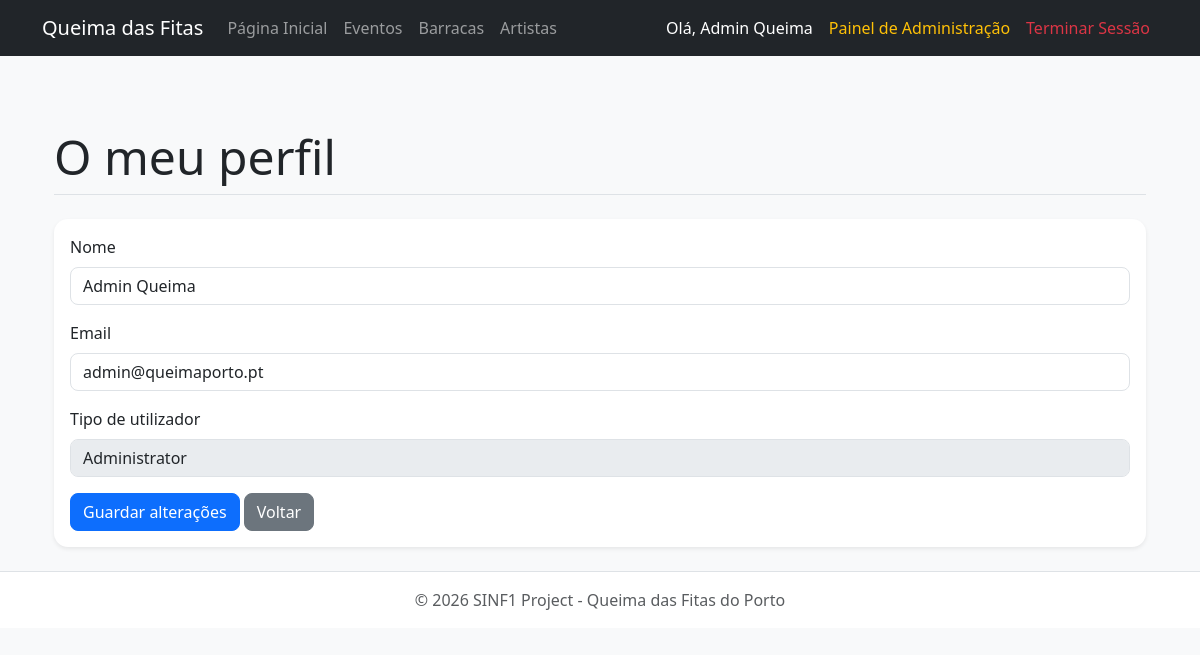
Screenshot of /public/UserInterface/profile.php (signed in) with the database file from the repository.
### tables this page shows
CREATE TABLE `user` (
  `id_user` int(11) NOT NULL,
  `name` varchar(100) NOT NULL,
  `email` varchar(100) NOT NULL,
  `password_hash` varchar(255) NOT NULL,
  `id_role` int(11) NOT NULL
);

CREATE TABLE `role` (
  `id_role` int(11) NOT NULL,
  `role_name` varchar(50) NOT NULL
);

### src/dal/DataAccessLayer.php (called while the page is built, shortened)
<?php
class DataAccessLayer {
    private $conn;
    public function __construct() {
        $this->conn = new mysqli(DB_HOST, DB_USER, DB_PASS, DB_NAME);
        $this->conn->set_charset("utf8mb4");
    }
    public function executeSelect($query, $params = [], $types = "") {
        $stmt = $this->conn->prepare($query);
        if ($params) {
            $stmt->bind_param($types, ...$params);
        }
        $stmt->execute();
        $result = $stmt->get_result();
        $data = $result->fetch_all(MYSQLI_ASSOC);
        return $data;
    }
}
?>

### src/bll/BusinessLogicLayer.php (called while the page is built, shortened)
<?php
require_once __DIR__ . '/../dal/DataAccessLayer.php';
class BusinessLogicLayer {
    private $dal;
    public function __construct() {
        $this->dal = new DataAccessLayer();
    }
public function getUserById($id_user) {
    $query = "SELECT
                    u.*,
                    r.role_name
              FROM user u
              INNER JOIN role r ON u.id_role = r.id_role
              WHERE u.id_user = ?";
    $result = $this->dal->executeSelect($query, [$id_user], "i");
    return !empty($result) ? $result[0] : null;
}
}
?>

### public/UserInterface/profile.php (the view, shortened to what this page needs)
<?php
require_once __DIR__ . '/../../src/bll/BusinessLogicLayer.php';
$bll = new BusinessLogicLayer();
$id_user = $_SESSION['id_user'] ?? $_SESSION['user_id'];
$user = $bll->getUserById($id_user);
include __DIR__ . '/../includes/header_ui.php';
?>
<div class="container mt-4">
    <h1 class="display-5 border-bottom pb-2 mb-4">O meu perfil</h1>
    <div class="card shadow-sm border-0">
        <div class="card-body">
            <form method="POST" action="profile.php">
                <div class="mb-3">
                    <label for="name" class="form-label">Nome</label>
                    <input
                        type="text"
                        id="name"
                        name="name"
                        class="form-control"
                        value="<?php echo htmlspecialchars($user['name'] ?? ''); ?>"
                        required
                    >
                </div>
                <div class="mb-3">
                    <label for="email" class="form-label">Email</label>
                    <input
                        type="email"
                        id="email"
                        name="email"
                        class="form-control"
                        value="<?php echo htmlspecialchars($user['email'] ?? ''); ?>"
                        required
                    >
                </div>
                <div class="mb-3">
                    <label class="form-label">Tipo de utilizador</label>
                    <input
                        type="text"
                        class="form-control"
                        value="<?php echo htmlspecialchars($user['role_name'] ?? ''); ?>"
                        disabled
                    >
                </div>
                <button type="submit" class="btn btn-primary">
                    Guardar alterações
                </button>
                <a href="../index.php" class="btn btn-secondary">
                    Voltar
                </a>
            </form>
        </div>
    </div>
</div>
<?php include __DIR__ . '/../includes/footer.php'; ?>

### public/css/style.css (style rules this page uses)
body { background-color: #f8f9fa; color: #212529; }
h1, h2, h3, h4, h5 { font-weight: 600; }
.card { border-radius: 14px; overflow: hidden; }
.btn { border-radius: 8px; }
.form-control, .form-select { border-radius: 8px; }

### rows the page displays
user: name "Admin Queima", email "admin@queimaporto.pt", id_role.role_name "Administrator"

### other values shown
$userName "Admin Queima"
